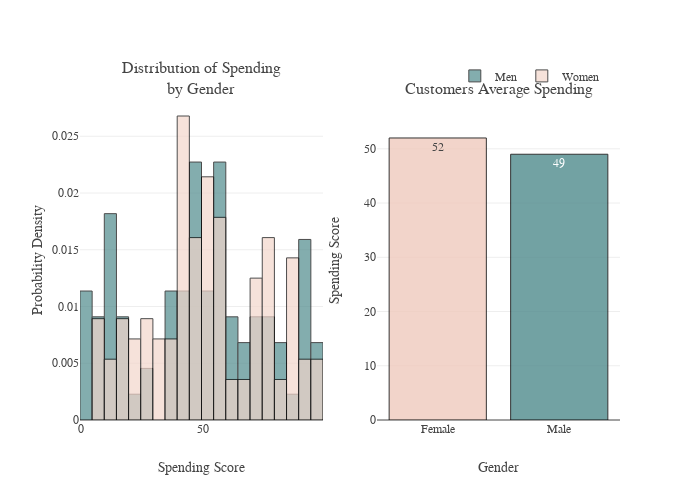

Notebook cell for this chart:
### Code cell
temp = dict(layout=go.Layout(font=dict(family="Franklin Gothic", size=12)))
fig_spending = make_subplots(rows=1, cols=2,
                    subplot_titles=("Distribution of Spending<br>by Gender", 
                                    "Customers Average Spending"
                                    ),
                   )

fig_spending.add_trace(go.Histogram(x=plot_df[plot_df.Gender=='Male']['Spending Score (1-100)'], histnorm='probability density', 
                           marker=dict(color='#508B8D', line=dict(width=1, color='#000000')), 
                           opacity=0.7, name="Men", nbinsx=20),
              row=1, col=1)
fig_spending.add_trace(go.Histogram(x=plot_df[plot_df.Gender=='Female']['Spending Score (1-100)'], histnorm='probability density', 
                           marker=dict(color='#F3D6CB', line=dict(width=1, color='#000000')),
                           opacity=0.7, name="Women", nbinsx=20),
              row=1, col=1)
fig_spending.add_trace(go.Bar(x=p3['Gender'], y=p3['Spending Score (1-100)'], text=p3['Spending Score (1-100)'], 
                     texttemplate='%{text}', textposition='inside',
                     marker=dict(color=['#F0CABD', '#508B8D'], opacity=0.8),width=.8,
                     hovertemplate='Average Spending Score Among %{x} = %{y}<extra></extra>', showlegend=False),
              row=1, col=2)
fig_spending.update_traces(marker=dict(line=dict(width=1, color='#000000')))

fig_spending.update_layout(template=temp,barmode='overlay', height=500, width=700,
                  legend=dict(orientation="h", yanchor="bottom", xanchor="right", y=1.03, x=.97),
                  xaxis1_title="Spending Score", yaxis1_title='Probability Density', 
                  xaxis2_title="Gender", yaxis2_title="Spending Score", yaxis2_range=[0,59]
                 )

fig_spending.show();

### Figure 1 — Plotly figure (JSON) as saved in the notebook; plotly's stock layout.template omitted (floating-point values rounded to 4 significant figures)
{"data": [{"histnorm": "probability density", "marker": {"color": "#508B8D", "line": {"color": "#000000", "width": 1}}, "name": "Men", "nbinsx": 20, "opacity": 0.7, "type": "histogram", "x": [39, 81, 3, 14, 13, 79, 66, 29, 35, 73, 73, 82, 61, 4, 4, 92, 92, 36, 60, 60, 41, 46, 46, 56, 55, 51, 59, 59, 55, 47, 54, 48, 51, 55, 41, 46, 41, 49, 52, 42, 49, 59, 55, 56, 46, 43, 48, 52, 46, 56, 91, 35, 95, 11, 75, 9, 75, 5, 73, 10, 93, 12, 97, 36, 90, 17, 88, 1, 1, 5, 26, 20, 63, 13, 75, 10, 92, 15, 69, 14, 90, 15, 97, 68, 8, 74, 18, 83], "xaxis": "x", "yaxis": "y"}, {"histnorm": "probability density", "marker": {"color": "#F3D6CB", "line": {"color": "#000000", "width": 1}}, "name": "Women", "nbinsx": 20, "opacity": 0.7, "type": "histogram", "x": [6, 77, 40, 76, 6, 94, 72, 99, 15, 77, 35, 98, 5, 14, 32, 31, 87, 73, 14, 81, 17, 73, 26, 75, 35, 61, 28, 65, 55, 47, 42, 42, 52, 54, 45, 50, 51, 52, 59, 50, 48, 47, 42, 49, 56, 53, 52, 42, 44, 57, 58, 55, 60, 46, 55, 40, 42, 47, 50, 41, 48, 42, 50, 54, 42, 48, 50, 43, 59, 43, 57, 40, 58, 29, 77, 34, 71, 88, 7, 72, 5, 40, 87, 74, 22, 20, 76, 16, 89, 78, 73, 35, 83, 93, 75, 95, 27, 13, 86, 32, 86, 88, 39, 24, 17, 85, 23, 69, 91, 16, 79, 28], "xaxis": "x", "yaxis": "y"}, {"hovertemplate": "Average Spending Score Among %{x} = %{y}<extra></extra>", "marker": {"color": ["#F0CABD", "#508B8D"], "line": {"color": "#000000", "width": 1}, "opacity": 0.8}, "showlegend": false, "text": [52, 49], "textposition": "inside", "texttemplate": "%{text}", "type": "bar", "width": 0.8, "x": ["Female", "Male"], "xaxis": "x2", "y": [52, 49], "yaxis": "y2"}], "layout": {"annotations": [{"font": {"size": 16}, "showarrow": false, "text": "Distribution of Spending<br>by Gender", "x": 0.225, "xanchor": "center", "xref": "paper", "y": 1, "yanchor": "bottom", "yref": "paper"}, {"font": {"size": 16}, "showarrow": false, "text": "Customers Average Spending", "x": 0.775, "xanchor": "center", "xref": "paper", "y": 1, "yanchor": "bottom", "yref": "paper"}], "barmode": "overlay", "height": 500, "legend": {"orientation": "h", "x": 0.97, "xanchor": "right", "y": 1.03, "yanchor": "bottom"}, "width": 700, "xaxis": {"anchor": "y", "domain": [0, 0.45], "title": {"text": "Spending Score"}}, "xaxis2": {"anchor": "y2", "domain": [0.55, 1], "title": {"text": "Gender"}}, "yaxis": {"anchor": "x", "domain": [0, 1], "title": {"text": "Probability Density"}}, "yaxis2": {"anchor": "x2", "domain": [0, 1], "range": [0, 59], "title": {"text": "Spending Score"}}}}
